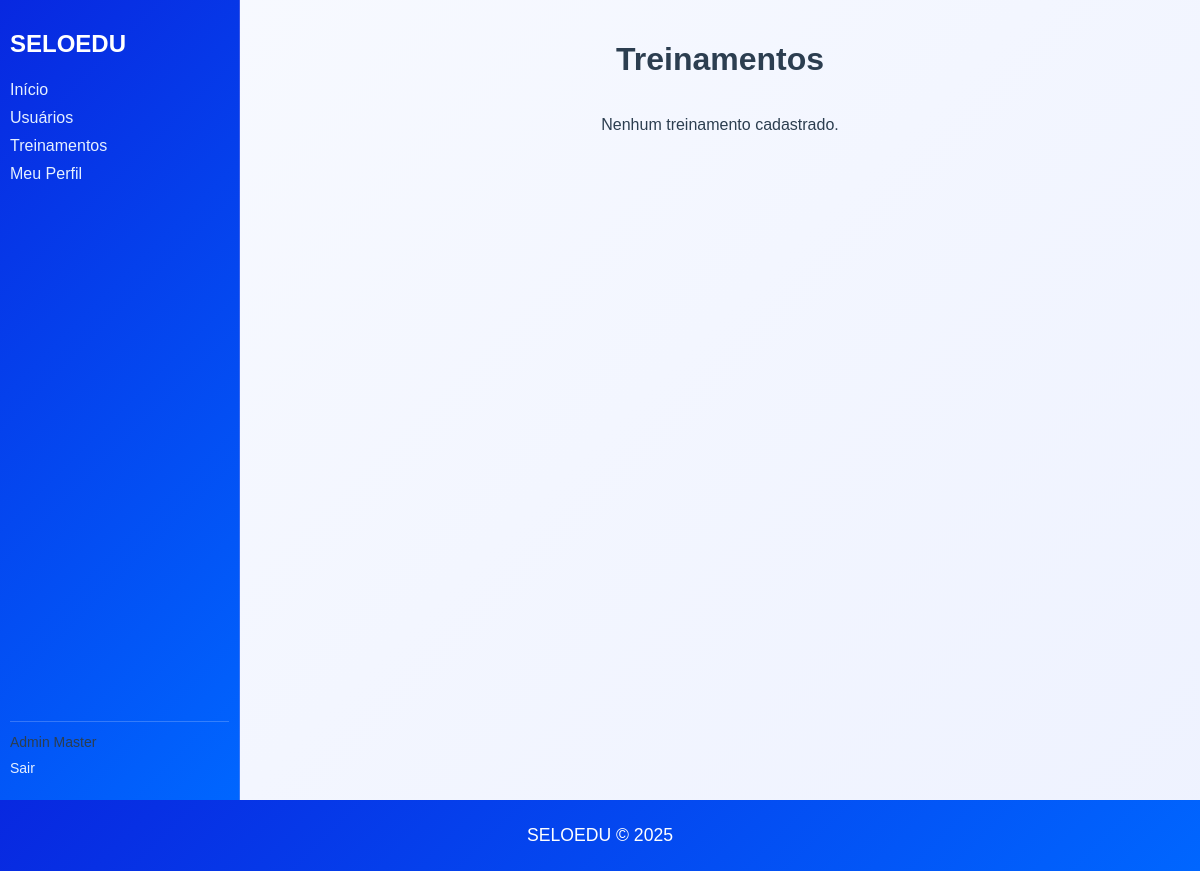
The app's page /treinamentos/ (signed in), older data.
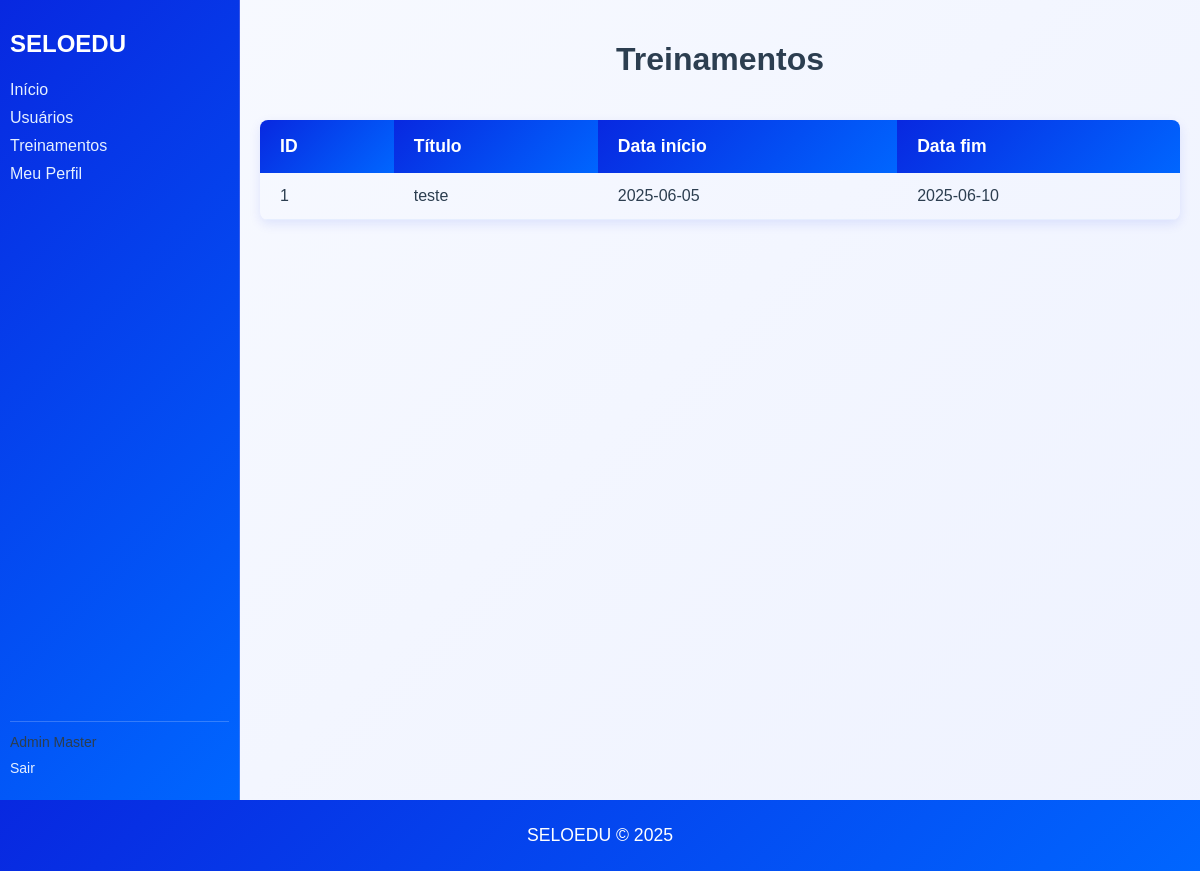
The same page, newer data.
### models/treinamento.py (models this page shows)
class Treinamento(db.Model):
	__tablename__ = 'treinamentos'
	id = db.Column(db.Integer, primary_key=True)
	titulo = db.Column(db.String(200), nullable=False)
	descricao = db.Column(db.Text, nullable=True)
	data_inicio = db.Column(db.Date, nullable=True)
	data_fim = db.Column(db.Date, nullable=True)

### views/treinamento_view.py (the view)
	@login_required
	def listar(self):
		itens = Treinamento.query.order_by(Treinamento.id.desc()).all()
		return render_template('treinamento/listar.html', itens=itens)

### models/users.py (called while the page is built)
@login_manager.user_loader
def load_user(user_id):
	try:
		return User.query.get(int(user_id))
	except Exception:
		return None

### templates/treinamento/listar.html (shortened to what this page needs)
{% extends "base.html" %}
{% block content %}
<h1>Treinamentos</h1>
{% if itens %}
<table>
  <thead>
    <tr>
      <th>ID</th>
      <th>Título</th>
      <th>Data início</th>
      <th>Data fim</th>
    </tr>
  </thead>
  <tbody>
    {% for t in itens %}
    <tr>
      <td>{{ t.id }}</td>
      <td>{{ t.titulo }}</td>
      <td>{{ t.data_inicio or '' }}</td>
      <td>{{ t.data_fim or '' }}</td>
    </tr>
    {% endfor %}
  </tbody>
 </table>
{% else %}
<p>Nenhum treinamento cadastrado.</p>
{% endif %}
{% endblock %}

Row changes from the older to the newer data that the page shows:
added Treinamento: id "1", titulo "teste", data_inicio "2025-06-05", data_fim "2025-06-10"
Text that changed along with them:
text no longer shown: "Nenhum treinamento cadastrado."
text now shown: "ID Título Data início Data fim"
